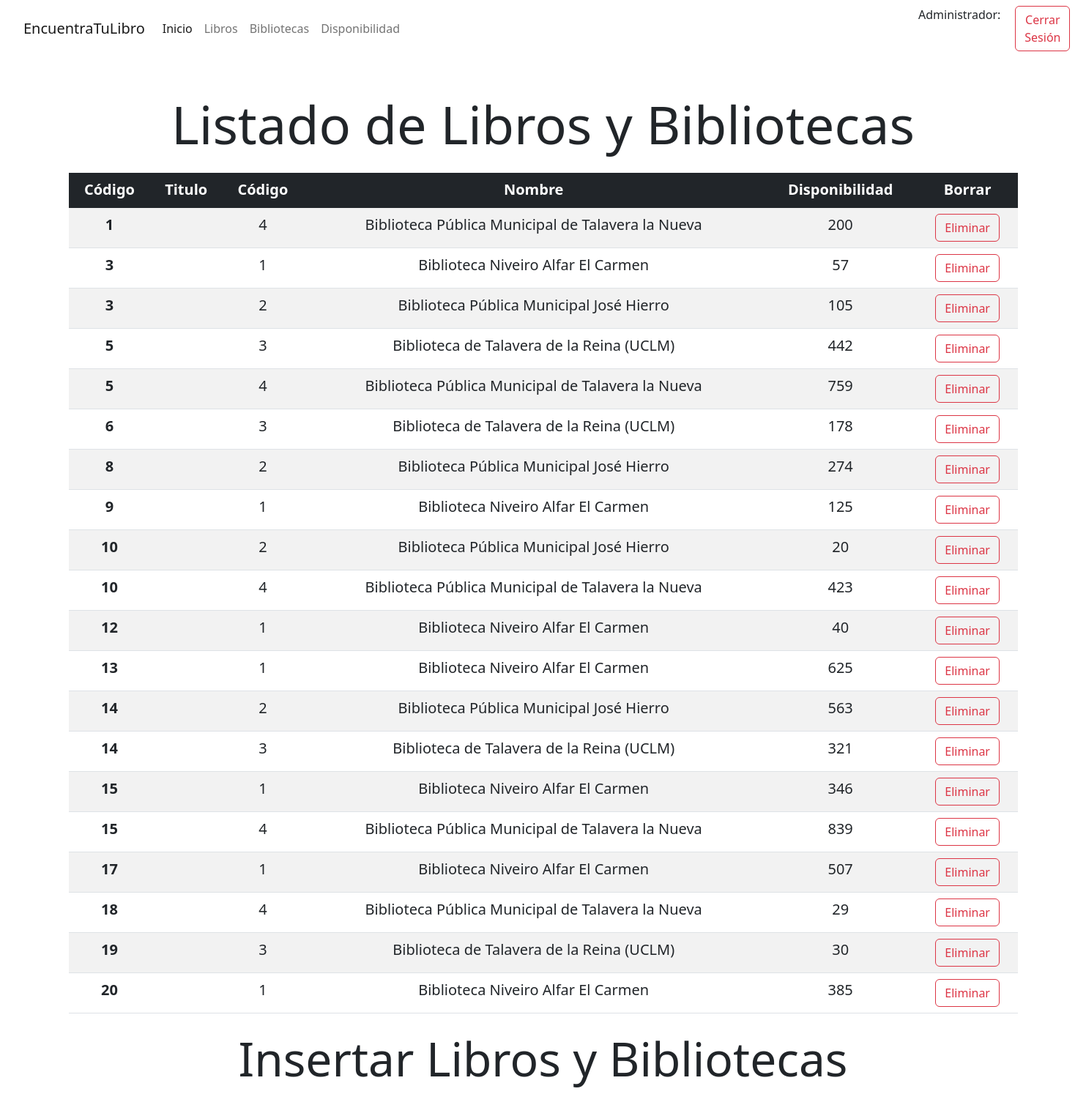
The page /pages/disponibilidad.php on the database as committed earlier.
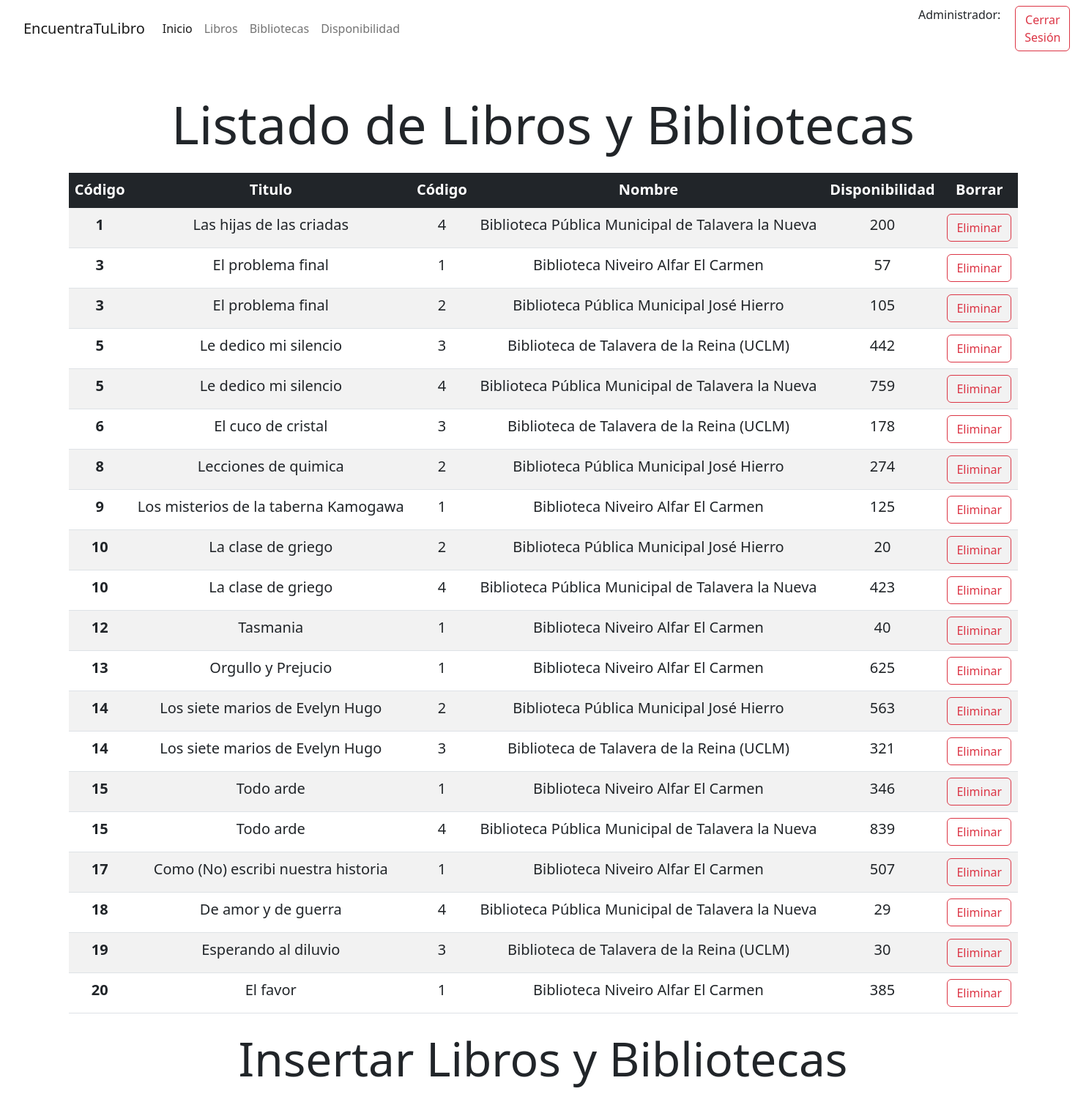
The same page on the database as committed later.
### tables this page shows
CREATE TABLE `libros_bibliotecas` (
  `Id_libro` int(3) NOT NULL,
  `Id_biblioteca` int(3) NOT NULL,
  `Disponibilidad` int(4) NOT NULL
);

CREATE TABLE `bibliotecas` (
  `Id` int(11) NOT NULL,
  `Nombre` varchar(200) NOT NULL,
  `Direccion` varchar(200) NOT NULL,
  `Telefono` int(9) DEFAULT NULL
);

CREATE TABLE `libros` (
  `Id` int(11) NOT NULL,
  `Titulo` varchar(100) NOT NULL,
  `Autor` varchar(50) NOT NULL,
  `Editorial` varchar(100) DEFAULT NULL,
  `ISBN` bigint(15) NOT NULL
);

### scripts/conexionBD.php (the view, shortened to what this page needs)
<?php
function getBooksLibrary($cadenaConexion) {
    $bd = new PDO($cadenaConexion, 'root', '');
    $ini = $bd->prepare('SELECT lb.Id_libro, l.Titulo, lb.Id_biblioteca, b.Nombre, lb.disponibilidad
                            FROM libros_bibliotecas lb
                            JOIN libros l
                            ON (lb.Id_libro = l.Id) JOIN bibliotecas b
                            ON (lb.Id_biblioteca = b.Id)
                            ORDER BY lb.Id_libro;');
    $ini->execute();
    $books_libraries = $ini->fetchAll(PDO::FETCH_ASSOC);
    foreach ($books_libraries as $book_library) {
        echo '<tr class="fs-5">'
        . '<th scope="row">' . $book_library['Id_libro'] . '</th>'
        . '<td>' . $book_library['Titulo'] . '</td>'
        . '<td>' . $book_library['Id_biblioteca'] . '</td>'
        . '<td>' . $book_library['Nombre'] . '</td>'
        . '<td>' . $book_library['disponibilidad'] . '</td>'
        . '<td>'
        . '<form method="POST" action="">'
        . '<input type="text" name="Id_libro"  value="' . $book_library['Id_libro'] . '" hidden/>'
        . '<input type="text" name="Id_biblioteca"  value="' . $book_library['Id_biblioteca'] . '" hidden/>'
        . '<button class="btn btn-outline-danger" id="eliminar" type="submit" name="eliminar">Eliminar</button>'
        . '</form>'
        . '</td>'
        . '</tr>';
    }
}
?>

### pages/disponibilidad.php (shortened to what this page needs)
<?php
include '../scripts/conexionBD.php';
?>
<!DOCTYPE html>
<html lang="es">
    <head>
        <link href="https://cdn.jsdelivr.net/npm/bootstrap@5.2.3/dist/css/bootstrap.min.css" rel="stylesheet">
        <link rel="stylesheet" href="../css/admin.css">
    </head>
    <body>
        <div class="nav">
            <nav class="navbar navbar-expand-lg bg-body-tertiary">
                <div class="container-fluid">
                    <a class="navbar-brand" href="#">EncuentraTuLibro</a>
                    <div class="collapse navbar-collapse" id="navbarSupportedContent">
                        <ul class="navbar-nav me-auto mb-2 mb-lg-0">
                            <li class="nav-item">
                                <a class="nav-link active" aria-current="page" href="admin.php">Inicio</a>
                            </li>
                            <li class="nav-item">
                                <a class="nav-link" aria-current="page" href="libros.php">Libros</a>
                            </li>
                            <li class="nav-item">
                                <a class="nav-link" href="bibliotecas.php">Bibliotecas</a>
                            </li>
                            <li class="nav-item">
                                <a class="nav-link" href="disponibilidad.php">Disponibilidad</a>
                            </li>
                        </ul>
                        <div class="d-flex div_boton">
                            <p class="p">Administrador:
                            </p>
                            <form method="POST" action="../index.php">
                                <button class="btn btn-outline-danger" name="cerrar_sesion">Cerrar Sesión</button>
                            </form>
                        </div>
                    </div>
                </div>
            </nav>
        </div>
        <div class="container-xl mt-5 text-center">
            <h1 class="m-4 display-2">Listado de Libros y Bibliotecas</h1>
            <table class="table table-striped table-hover">
                <thead class="table-dark">
                    <tr class="fs-5">
                        <th scope="col">Código</th>
                        <th scope="col">Titulo</th>
                        <th scope="col">Código</th>
                        <th scope="col">Nombre</th>
                        <th scope="col">Disponibilidad</th>
                        <th scope="col">Borrar</th>
                    </tr>
                </thead>
                <tbody class="table-group-divider">
                    <?php
                    getBooksLibrary($cadenaConexion);
                    ?>
                </tbody>
            </table>
            <h2 class="m-4 display-3">Insertar Libros y Bibliotecas</h2>
        </div>
    </body>
</html>

### css/admin.css (style rules this page uses)
.nav { margin-left: 20px; margin-right: 20px; }
.div_boton { margin-left: 700px; }
.p { padding-right: 20px; }

Rows that differ between the two databases and show on the page:
changed through a linked row, libros_bibliotecas: Id_libro.Titulo (not shown) → "Las hijas de las criadas"
changed through a linked row, libros_bibliotecas (number 2 of 20 on the later page): Id_libro.Titulo (not shown) → "El problema final"
changed through a linked row, libros_bibliotecas (number 3 of 20 on the later page): Id_libro.Titulo (not shown) → "El problema final"
changed through a linked row, libros_bibliotecas (number 4 of 20 on the later page): Id_libro.Titulo (not shown) → "Le dedico mi silencio"
changed through a linked row, libros_bibliotecas (number 5 of 20 on the later page): Id_libro.Titulo (not shown) → "Le dedico mi silencio"
changed through a linked row, libros_bibliotecas: Id_libro.Titulo (not shown) → "El cuco de cristal"
changed through a linked row, libros_bibliotecas: Id_libro.Titulo (not shown) → "Lecciones de quimica"
changed through a linked row, libros_bibliotecas: Id_libro.Titulo (not shown) → "Los misterios de la taberna Kamogawa"
changed through a linked row, libros_bibliotecas (number 9 of 20 on the later page): Id_libro.Titulo (not shown) → "La clase de griego"
changed through a linked row, libros_bibliotecas (number 10 of 20 on the later page): Id_libro.Titulo (not shown) → "La clase de griego"
changed through a linked row, libros_bibliotecas: Id_libro.Titulo (not shown) → "Tasmania"
changed through a linked row, libros_bibliotecas: Id_libro.Titulo (not shown) → "Orgullo y Prejucio"
changed through a linked row, libros_bibliotecas (number 13 of 20 on the later page): Id_libro.Titulo (not shown) → "Los siete marios de Evelyn Hugo"
changed through a linked row, libros_bibliotecas (number 14 of 20 on the later page): Id_libro.Titulo (not shown) → "Los siete marios de Evelyn Hugo"
changed through a linked row, libros_bibliotecas (number 15 of 20 on the later page): Id_libro.Titulo (not shown) → "Todo arde"
changed through a linked row, libros_bibliotecas (number 16 of 20 on the later page): Id_libro.Titulo (not shown) → "Todo arde"
changed through a linked row, libros_bibliotecas: Id_libro.Titulo (not shown) → "Como (No) escribi nuestra historia"
changed through a linked row, libros_bibliotecas: Id_libro.Titulo (not shown) → "De amor y de guerra"
changed through a linked row, libros_bibliotecas: Id_libro.Titulo (not shown) → "Esperando al diluvio"
changed through a linked row, libros_bibliotecas: Id_libro.Titulo (not shown) → "El favor"
